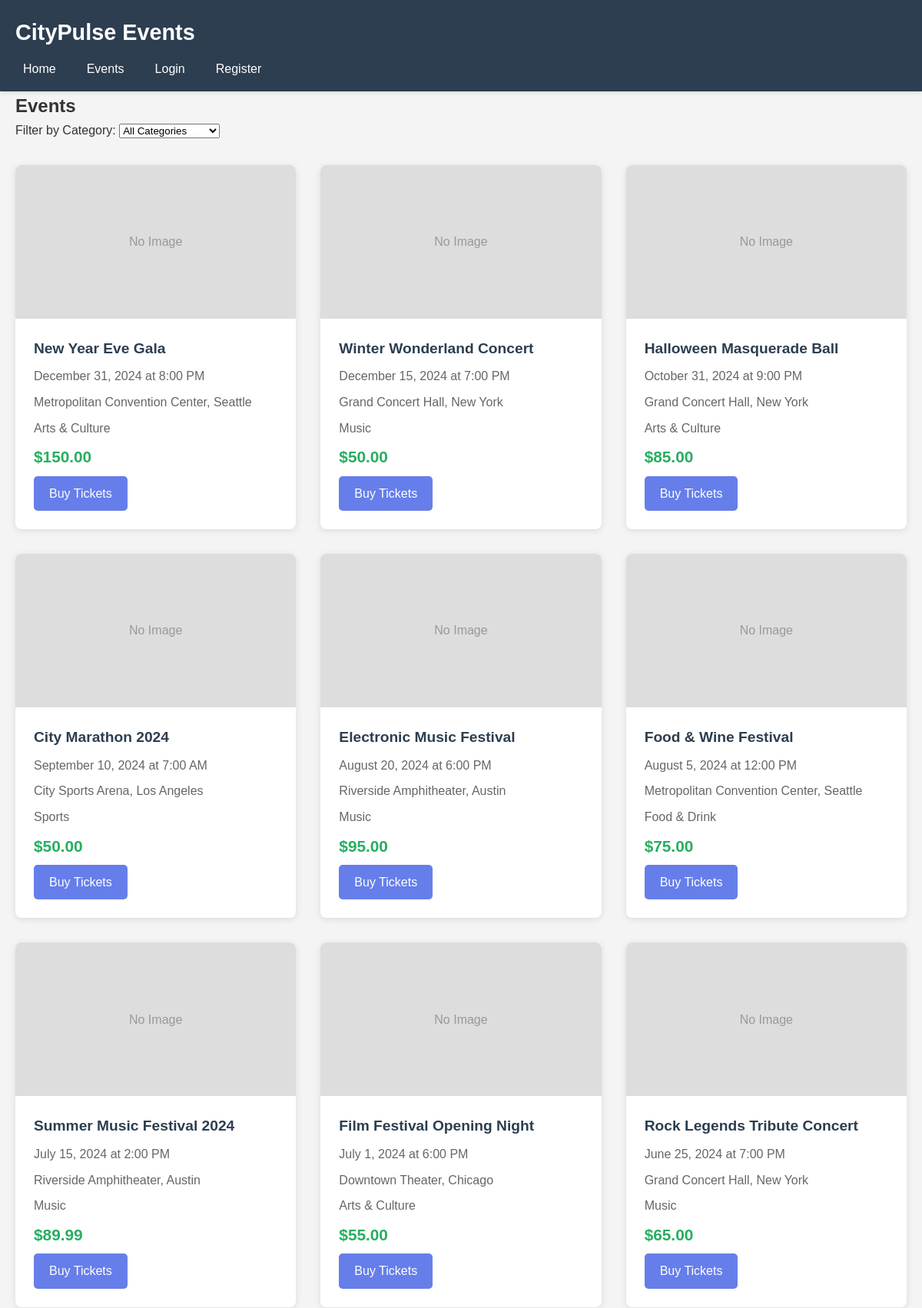
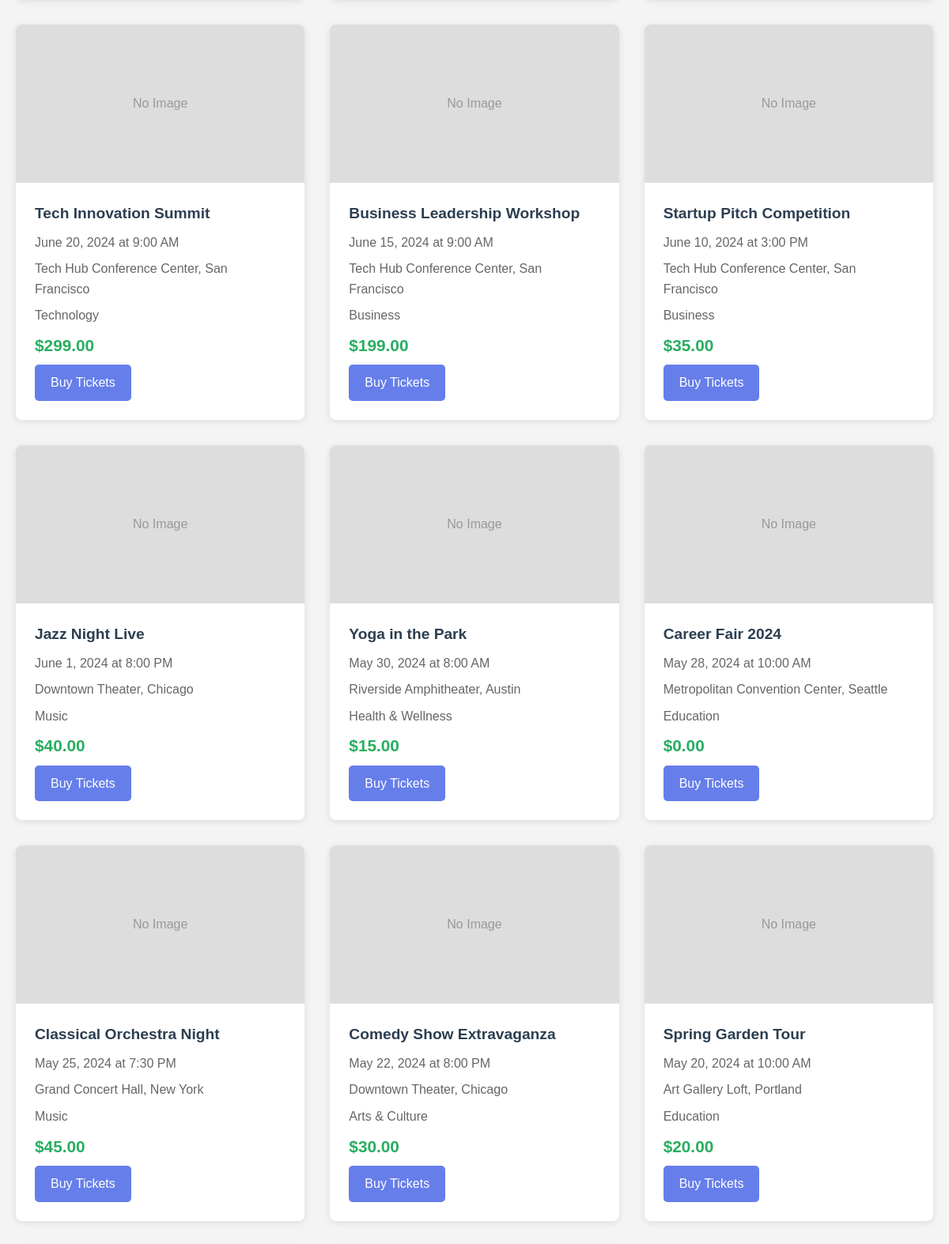
/events/list.php (upper part), run on the app's committed database (2 pictures, top to bottom).
### tables this page shows
CREATE TABLE events (
    id INT AUTO_INCREMENT PRIMARY KEY,
    title VARCHAR(200) NOT NULL,
    description TEXT NOT NULL,
    venue_id INT,
    organizer_id INT NOT NULL,
    event_date DATE NOT NULL,
    start_time TIME NOT NULL,
    end_time TIME NOT NULL,
    category INT,
    max_capacity INT NOT NULL,
    price DECIMAL(10, 2) NOT NULL,
    status ENUM('active', 'cancelled', 'completed') DEFAULT 'active',
    image_path VARCHAR(255),
    created_at DATETIME DEFAULT CURRENT_TIMESTAMP,
    FOREIGN KEY (venue_id) REFERENCES venues(id),
    FOREIGN KEY (organizer_id) REFERENCES organizers(id),
    FOREIGN KEY (category) REFERENCES categories(id)
);

CREATE TABLE venues (
    id INT AUTO_INCREMENT PRIMARY KEY,
    name VARCHAR(100) NOT NULL,
    address VARCHAR(255) NOT NULL,
    city VARCHAR(50) NOT NULL,
    capacity INT NOT NULL,
    amenities TEXT,
    contact_email VARCHAR(100),
    latitude DECIMAL(10, 8),
    longitude DECIMAL(11, 8)
);

CREATE TABLE categories (
    id INT AUTO_INCREMENT PRIMARY KEY,
    name VARCHAR(50) NOT NULL,
    slug VARCHAR(50) UNIQUE NOT NULL,
    icon VARCHAR(10)
);

### includes/functions.php (called while the page is built, shortened)
<?php
function get_all_events($limit = 100) {
    $sql = "SELECT e.*, v.name as venue_name, v.city, u.name as organizer_name, c.name as category_name
            FROM events e
            LEFT JOIN venues v ON e.venue_id = v.id
            LEFT JOIN users u ON e.organizer_id = u.id
            LEFT JOIN categories c ON e.category = c.id
            ORDER BY e.event_date DESC LIMIT $limit";
    $result = query($sql);
    return fetch_all($result);
}
function get_event($event_id) {
    $sql = "SELECT e.*, v.name as venue_name, v.address, v.city, v.capacity as venue_capacity,
            u.name as organizer_name, u.email as organizer_email, c.name as category_name
            FROM events e
            LEFT JOIN venues v ON e.venue_id = v.id
            LEFT JOIN users u ON e.organizer_id = u.id
            LEFT JOIN categories c ON e.category = c.id
            WHERE e.id = $event_id";
    $result = query($sql);
    return fetch_assoc($result);
}
function get_tickets_sold($event_id) {
    $sql = "SELECT COUNT(*) as count FROM tickets WHERE event_id = $event_id AND payment_status = 'completed'";
    $result = query($sql);
    $row = fetch_assoc($result);
    return $row['count'];
}
function is_event_sold_out($event_id) {
    $event = get_event($event_id);
    $tickets_sold = get_tickets_sold($event_id);
    return $tickets_sold >= $event['max_capacity'];
}
function format_currency($amount) {
    return '$' . number_format($amount, 2);
}
function format_date($date) {
    return date('F j, Y', strtotime($date));
}
function format_time($time) {
    return date('g:i A', strtotime($time));
}
?>

### includes/db.php (called while the page is built, shortened)
<?php
$db = mysqli_connect(DB_HOST, DB_USER, DB_PASS, DB_NAME);
function query($sql) {
    global $db;
    $result = mysqli_query($db, $sql);
    return $result;
}
function fetch_assoc($result) {
    return mysqli_fetch_assoc($result);
}
function fetch_all($result) {
    $rows = array();
    while ($row = mysqli_fetch_assoc($result)) {
        $rows[] = $row;
    }
    return $rows;
}
?>

### events/list.php (the view, shortened to what this page needs)
<?php
require_once '../includes/db.php';
require_once '../includes/functions.php';
$page_title = 'Events';
$category_id = isset($_GET['category']) ? $_GET['category'] : null;
if ($category_id) {
    $events = get_events_by_category($category_id);
    $category = get_category($category_id);
    $page_title = $category['name'] . ' Events';
} else {
    $events = get_all_events(1000);
}
include '../includes/header.php';
?>
<div class="page-header">
    <h2><?php echo $page_title; ?></h2>
</div>
<div class="filters">
    <form method="GET" action="">
        <label>Filter by Category:</label>
        <select name="category" onchange="this.form.submit()">
            <option value="">All Categories</option>
        </select>
    </form>
</div>
<div class="event-grid">
    <?php foreach ($events as $event): ?>
        <div class="event-card">
            <?php if ($event['image_path']): ?>
                <img src="<?php echo SITE_URL . '/' . UPLOAD_DIR . $event['image_path']; ?>" alt="<?php echo $event['title']; ?>">
            <?php else: ?>
                <div class="no-image">No Image</div>
            <?php endif; ?>
            <div class="event-info">
                <h4><a href="detail.php?id=<?php echo $event['id']; ?>"><?php echo $event['title']; ?></a></h4>
                <p class="date"><?php echo format_date($event['event_date']); ?> at <?php echo format_time($event['start_time']); ?></p>
                <p class="venue"><?php echo $event['venue_name']; ?>, <?php echo $event['city']; ?></p>
                <p class="category"><?php echo $event['category_name']; ?></p>
                <p class="price"><?php echo format_currency($event['price']); ?></p>
                <?php if (is_event_sold_out($event['id'])): ?>
                    <span class="sold-out">SOLD OUT</span>
                <?php else: ?>
                    <a href="../tickets/purchase.php?event_id=<?php echo $event['id']; ?>" class="btn">Buy Tickets</a>
                <?php endif; ?>
            </div>
        </div>
    <?php endforeach; ?>
</div>
<?php include '../includes/footer.php'; ?>

### css/style.css (style rules this page uses)
* { margin: 0; padding: 0; box-sizing: border-box; }
body { font-family: Arial, sans-serif; line-height: 1.6; color: #333; background-color: #f4f4f4; }
.event-grid { display: grid; grid-template-columns: repeat(auto-fill, minmax(280px, 1fr)); gap: 2rem; margin-top: 2rem; }
.event-card { background: white; border-radius: 8px; overflow: hidden; box-shadow: 0 2px 10px rgba(0,0,0,0.1); transition: transform 0.3s; }
.event-card .no-image { width: 100%; height: 200px; background-color: #ddd; display: flex; align-items: center; justify-content: center; color: #999; }
.event-info { padding: 1.5rem; }
.event-info h4 a { color: #2c3e50; text-decoration: none; font-size: 1.2rem; }
.event-info p { margin: 0.5rem 0; color: #666; }
.event-info .price { font-size: 1.3rem; color: #27ae60; font-weight: bold; }
.btn { display: inline-block; padding: 10px 20px; background-color: #667eea; color: white; text-decoration: none; border-radius: 5px; border: none; cursor: pointer; font-size: 1rem; transition: background 0.3s; }

### data on the page
events: image_path "No Image", title "New Year Eve Gala", event_date "December 31, 2024", start_time "8:00 PM", venue.name "Metropolitan Convention Center", venue.city "Seattle", category.name "Arts & Culture", price "$150.00"
events: image_path "No Image", title "Winter Wonderland Concert", event_date "December 15, 2024", start_time "7:00 PM", venue.name "Grand Concert Hall", venue.city "New York", category.name "Music", price "$50.00"
events: image_path "No Image", title "Halloween Masquerade Ball", event_date "October 31, 2024", start_time "9:00 PM", venue.name "Grand Concert Hall", venue.city "New York", category.name "Arts & Culture", price "$85.00"
events: image_path "No Image", title "City Marathon 2024", event_date "September 10, 2024", start_time "7:00 AM", venue.name "City Sports Arena", venue.city "Los Angeles", category.name "Sports", price "$50.00"
events: image_path "No Image", title "Electronic Music Festival", event_date "August 20, 2024", start_time "6:00 PM", venue.name "Riverside Amphitheater", venue.city "Austin", category.name "Music", price "$95.00"
events: image_path "No Image", title "Food & Wine Festival", event_date "August 5, 2024", start_time "12:00 PM", venue.name "Metropolitan Convention Center", venue.city "Seattle", category.name "Food & Drink", price "$75.00"
events: image_path "No Image", title "Summer Music Festival 2024", event_date "July 15, 2024", start_time "2:00 PM", venue.name "Riverside Amphitheater", venue.city "Austin", category.name "Music", price "$89.99"
events: image_path "No Image", title "Film Festival Opening Night", event_date "July 1, 2024", start_time "6:00 PM", venue.name "Downtown Theater", venue.city "Chicago", category.name "Arts & Culture", price "$55.00"
events: image_path "No Image", title "Rock Legends Tribute Concert", event_date "June 25, 2024", start_time "7:00 PM", venue.name "Grand Concert Hall", venue.city "New York", category.name "Music", price "$65.00"
events: image_path "No Image", title "Tech Innovation Summit", event_date "June 20, 2024", start_time "9:00 AM", venue.name "Tech Hub Conference Center", venue.city "San Francisco", category.name "Technology", price "$299.00"
events: image_path "No Image", title "Business Leadership Workshop", event_date "June 15, 2024", start_time "9:00 AM", venue.name "Tech Hub Conference Center", venue.city "San Francisco", category.name "Business", price "$199.00"
events: image_path "No Image", title "Startup Pitch Competition", event_date "June 10, 2024", start_time "3:00 PM", venue.name "Tech Hub Conference Center", venue.city "San Francisco", category.name "Business", price "$35.00"
events: image_path "No Image", title "Jazz Night Live", event_date "June 1, 2024", start_time "8:00 PM", venue.name "Downtown Theater", venue.city "Chicago", category.name "Music", price "$40.00"
events: image_path "No Image", title "Yoga in the Park", event_date "May 30, 2024", start_time "8:00 AM", venue.name "Riverside Amphitheater", venue.city "Austin", category.name "Health & Wellness", price "$15.00"
events: image_path "No Image", title "Career Fair 2024", event_date "May 28, 2024", start_time "10:00 AM", venue.name "Metropolitan Convention Center", venue.city "Seattle", category.name "Education", price "$0.00"
events: image_path "No Image", title "Classical Orchestra Night", event_date "May 25, 2024", start_time "7:30 PM", venue.name "Grand Concert Hall", venue.city "New York", category.name "Music", price "$45.00"
events: image_path "No Image", title "Comedy Show Extravaganza", event_date "May 22, 2024", start_time "8:00 PM", venue.name "Downtown Theater", venue.city "Chicago", category.name "Arts & Culture", price "$30.00"
events: image_path "No Image", title "Spring Garden Tour", event_date "May 20, 2024", start_time "10:00 AM", venue.name "Art Gallery Loft", venue.city "Portland", category.name "Education", price "$20.00"

### other printed values
SITE_NAME "CityPulse Events"
$page_title "Events"
